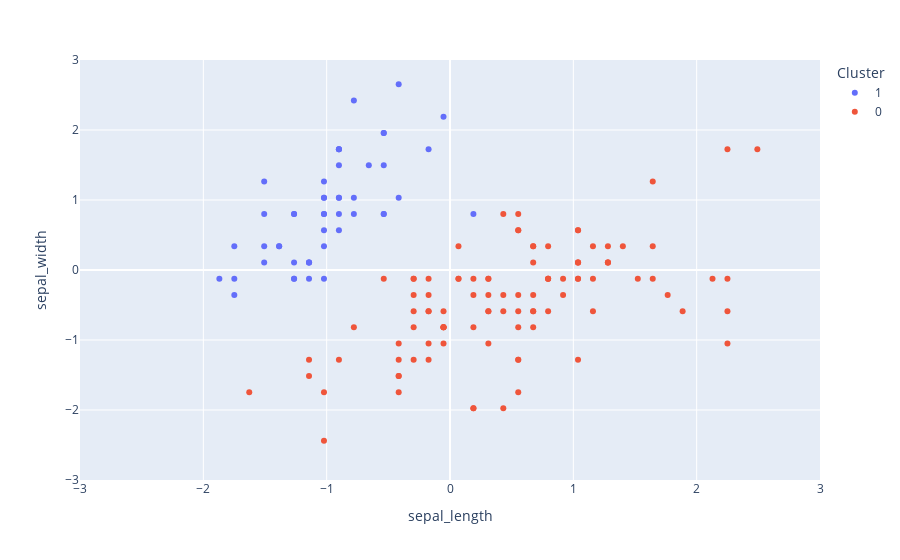

Write notebook code for a chart like this one.
### Code cell
iris_sepal_est["Cluster"] = iris_sepal_est["Cluster"].astype("category")

fig = px.scatter(iris_sepal_est, 
                 x = "sepal_length", 
                 y = "sepal_width", 
                 color = "Cluster"
                )
fig.update_xaxes(range=[-3, 3])
fig.update_yaxes(range=[-3, 3])

fig.show()
